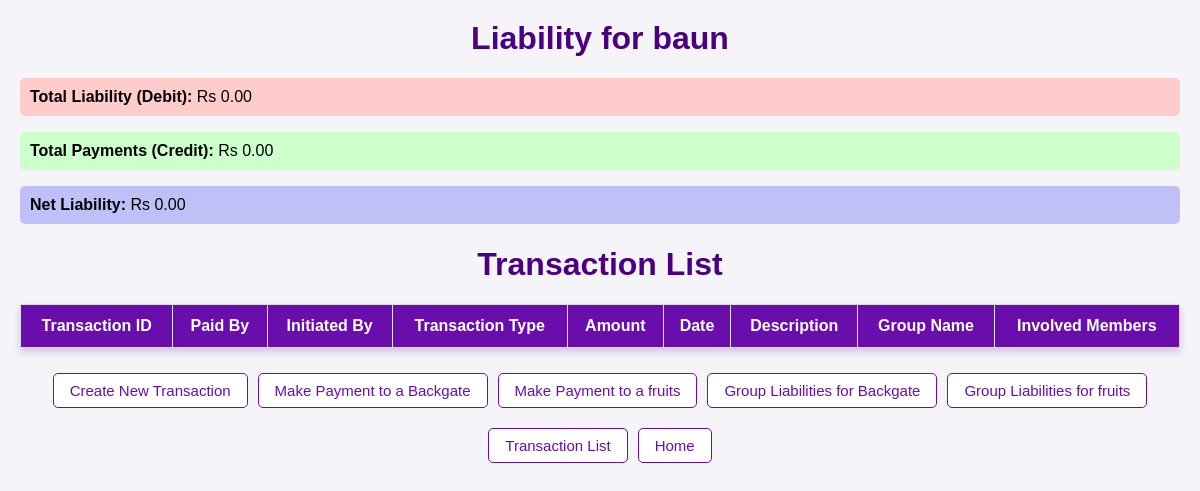
The app's page /user_liability/2/ (signed in) with its own data.
### core/models.py (models this page shows, shortened)
class Member(models.Model):
    CATEGORY = (
        ('BCT', 'BCT'),
        ('BME', 'BME'),
        ('BCE', 'BCE'),
        ('BAG', 'BAG'),
        ('BARCH', 'BARCH'),
        ('CA', 'CA'),
    )
    user = models.OneToOneField(
        User, null=True, blank=True, on_delete=models.CASCADE)
    batch = models.IntegerField(default=2078)
    faculty = models.CharField(
        max_length=200, choices=CATEGORY, default='BME')
    profile_pic = ResizedImageField(size=[1080, 1080], quality=95, crop=['middle', 'center'],
                                    upload_to="customer_images/", default='default.webp')
    qr_code = ResizedImageField(size=[1080, 1080], quality=95,
                                    upload_to="qr_images/", default='qr.jpeg')

### transactions/models.py (models this page shows)
class MemberGroup(models.Model):
    name = models.CharField(max_length=100)
    members = models.ManyToManyField(Member, related_name='member_groups')
    def __str__(self):
        return self.name

### transactions/views.py (the view)
# urls.py: path('user_liability/<int:user_id>/', views.user_liability_view, name='user_liability'),
@user_in_group('transactions')
@login_required
def user_liability_view(request, user_id):
    user = get_object_or_404(Member, id=user_id)
    groups = user.member_groups.all()
    liability_data = calculate_user_liability(user)
    ledger_entries = user.ledger_entries.all().order_by('-transaction__date')
    involved_members_list = [list(entry.transaction.involved_members.all()) for entry in ledger_entries]
    print(involved_members_list)
    return render(request, 'transactions/user_liability.html', {
        'groups': groups,
        'user': user,
        'total_liability': liability_data['total_liability'],
        'total_payments': liability_data['total_payments'],
        'net_liability': liability_data['net_liability'],
        'transactions': ledger_entries,
    })

### transactions/views.py (called while the page is built)
def calculate_user_liability(user, group=None):
    from django.db.models import Sum
    if group:
        ledger_entries = user.ledger_entries.filter(group=group)
    else:
        ledger_entries = user.ledger_entries.all()
    total_liability = ledger_entries.filter(amount__gt=0).aggregate(total=Sum('amount'))['total'] or 0
    total_payments = ledger_entries.filter(amount__lt=0).aggregate(total=Sum('amount'))['total'] or 0
    net_liability = total_liability + total_payments
    print(net_liability) # Payments are negative, so we add them
    return {
        'total_liability': total_liability,  # Total liabilities (debit)
        'total_payments': abs(total_payments),  # Total payments (credit)
        'net_liability': net_liability       # Final liability
    }

### transactions/templates/transactions/user_liability.html (shortened to what this page needs)
<h1>Liability for {{ user.user.username }}</h1>
<p style="background-color: #ffcccc; padding: 10px; border-radius: 5px;">
    <strong>Total Liability (Debit):</strong> Rs {{ total_liability | floatformat:2 }}
</p>
<p style="background-color: #ccffcc; padding: 10px; border-radius: 5px;">
    <strong>Total Payments (Credit):</strong> Rs {{ total_payments | floatformat:2 }}
</p>
<p style="background-color: #c0c0f9; padding: 10px; border-radius: 5px;">
    <strong>Net Liability:</strong> Rs {{ net_liability | floatformat:2 }}
</p>
</head>
<body>
    <h1>Transaction List</h1>
    <table>
        <thead>
            <tr>
                <th>Transaction ID</th>
                <th>Paid By</th>
                <th>Initiated By</th>
                <th>Transaction Type</th>
                <th>Amount</th>
                <th>Date</th>
                <th>Description</th>
                <th>Group Name</th>
                <th>Involved Members</th>
            </tr>
        </thead>
    </table>
    <div class="links">
        <a href="{% url 'create_transaction' %}">Create New Transaction</a>
        {% for group in groups %}
        <a href="{% url 'make_payment' group.id %}">Make Payment to a {{group}}</a>
        {% endfor %}
        {% for group in groups %}
        <a href="{% url 'group_liability' group.id %}">Group Liabilities for {{ group.name }}</a>
        {% endfor %}
        <a href="{% url 'transaction_list' %}">Transaction List</a>
        <a href="{% url 'home' %}">Home</a>
    </div>
</body>

### transactions/templates/transactions/user_liability.html (style rules this page uses)
body { font-family: Arial, sans-serif; margin: 20px; background-color: #f4f4f9; }
h1 { text-align: center; color: #4B0082; }
table { width: 100%; border-collapse: collapse; margin: 20px 0; background-color: #fff; box-shadow: 0 4px 8px rgba(75, 0, 130, 0.2); }
th, td { padding: 12px; text-align: center; border: 1px solid #ddd; }
th { background-color: #6A0DAD; color: white; }
.links { margin: 20px 0; text-align: center; }
.links a { margin: 0 10px; text-decoration: none; color: #7B68EE; }
.links { margin: 20px 0; text-align: center; display: flex; flex-wrap: wrap; justify-content: center; gap: 10px; }
.links a { text-decoration: none; color: #6A0DAD; font-size: 15px; background: #fff; border: 1px solid #6A0DAD; border-radius: 5px; padding: 8px 16px; transition: background 0.2s, color 0.2s; margin: 5px 0; display: inline-block; }

### records on screen
Member: user.username "baun"
MemberGroup: name "Backgate"
MemberGroup: name "fruits"

### other values on screen
{{ total_liability | floatformat:2 }} "0.00"
{{ total_payments | floatformat:2 }} "0.00"
{{ net_liability | floatformat:2 }} "0.00"
